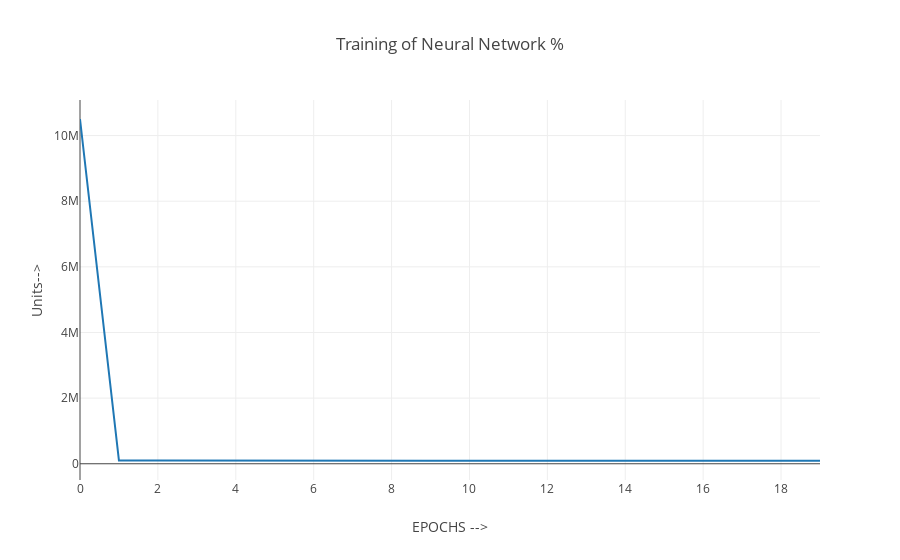

Write notebook code for a chart like this one.
### Code cell
iplot({"data": [Scatter(x=fullReport.index, y=fullReport['loss'],name=str('LOSS'))],
#                 Scatter(x=fullReport.index, y=fullReport['mean_absolute_error'],name=str('MAE'))],
       "layout": Layout(title="Training of Neural Network % ",
                         yaxis=dict(title='Units-->  '),
                         xaxis=dict(title='EPOCHS --> '))
})

### Figure 1 — Plotly figure (JSON) as saved in the notebook; plotly's stock layout.template omitted (floating-point values rounded to 4 significant figures)
{"data": [{"name": "LOSS", "type": "scatter", "x": [0, 1, 2, 3, 4, 5, 6, 7, 8, 9, 10, 11, 12, 13, 14, 15, 16, 17, 18, 19], "y": [10500000.0, 98840.0, 97620.0, 93840.0, 99220.0, 94750.0, 93710.0, 93240.0, 90130.0, 92680.0, 89450.0, 87430.0, 94370.0, 89810.0, 91960.0, 86920.0, 87860.0, 83680.0, 86990.0, 91200.0]}], "layout": {"title": "Training of Neural Network % ", "xaxis": {"title": "EPOCHS --> "}, "yaxis": {"title": "Units-->  "}}}
